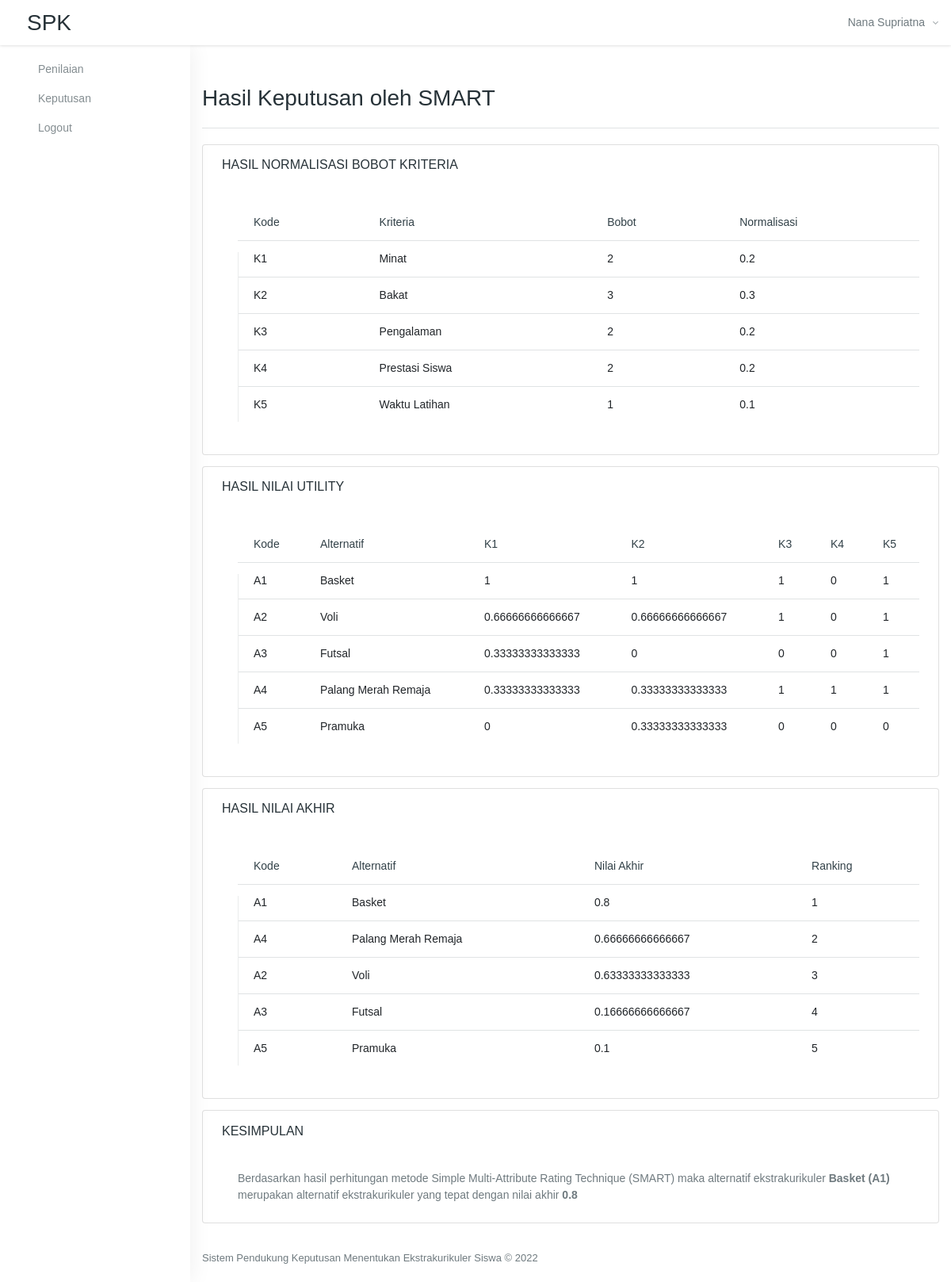
The page /keputusan/buat_keputusan (signed in) on the database its author committed.
### tables this page shows
CREATE TABLE `kriteria`  (
  `kode_kriteria` varchar(4) NOT NULL,
  `nama_kriteria` varchar(20) NOT NULL,
  `tipe` varchar(7) NOT NULL,
  `bobot` int(1) NOT NULL,
  `created_at` datetime(0) NOT NULL DEFAULT current_timestamp(0),
  PRIMARY KEY (`kode_kriteria`) USING BTREE
);

CREATE TABLE `alternatif`  (
  `kode_alternatif` varchar(16) NOT NULL,
  `nama_alternatif` varchar(255) NULL DEFAULT NULL,
  `waktu_latihan` varchar(64) NULL DEFAULT NULL,
  `prestasi` text NULL,
  `status` int(1) NULL DEFAULT 1,
  `created_at` datetime(0) NULL DEFAULT current_timestamp(0),
  `updated_at` datetime(0) NULL DEFAULT NULL ON UPDATE CURRENT_TIMESTAMP(0),
  PRIMARY KEY (`kode_alternatif`) USING BTREE
);

### core/functions.php (called while the page is built, shortened)
<?php
function view($view, $data = [])
{
    extract($data);
    require "../app/view/" . $view . ".php";
}

### app/classes/Keputusan.php (called while the page is built, shortened)
<?php
class Keputusan
{
    protected $_db;
    public function __construct()
    {
        $this->_db = new Database();
    }
    public function buat_keputusan()
    {
        $waktuAwal = microtime(true);
        $kode_pengguna = $_SESSION['nip'];
        $kriteria = $this->_db->getAll('kriteria');
        $alternatif = $this->_db->getAll('alternatif');
        $totalBobot = $this->_db->other_query("SELECT sum(bobot) as total FROM kriteria")->total;
        foreach ($kriteria as $key => $row) {
            $bobot = $this->_db->other_query("SELECT bobot FROM kriteria WHERE kode_kriteria = '$row[kode_kriteria]'")->bobot;
            $nilaiNormalisasi[$row['kode_kriteria']]['nilai'] = (float)$bobot / (float)$totalBobot;
            $nilaiNormalisasi[$row['kode_kriteria']]['kode'] = $row['kode_kriteria'];
            $nilaiNormalisasi[$row['kode_kriteria']]['kriteria'] = $row['nama_kriteria'];
            $nilaiNormalisasi[$row['kode_kriteria']]['bobot'] = $row['bobot'];
        }
        $data['normalisasi'] = $nilaiNormalisasi;
        foreach ($alternatif as $a) {
            foreach ($kriteria as $k) {
                $cout = $this->_db->other_query("SELECT * FROM penilaian WHERE kode_alternatif = '$a[kode_alternatif]' AND kode_kriteria = '$k[kode_kriteria]'");
                $cmax = $this->_db->other_query("SELECT max(nilai) as max FROM penilaian WHERE kode_kriteria = '$k[kode_kriteria]'")->max;
                $cmin = $this->_db->other_query("SELECT min(nilai) as min FROM penilaian WHERE kode_kriteria = '$k[kode_kriteria]'")->min;
                if ($k['tipe'] == 'benefit') {
                    $nilaiUtility[$a['kode_alternatif']]['kode' . $k['kode_kriteria']] = $k['kode_kriteria'];
                    $nilaiUtility[$a['kode_alternatif']]['nilai' . $k['kode_kriteria']] = ((float)$cout->nilai - (float)$cmin) / ((float)$cmax - (float)$cmin);
                } else {
                    $nilaiUtility[$a['kode_alternatif']]['kode' . $k['kode_kriteria']] = $k['kode_kriteria'];
                    $nilaiUtility[$a['kode_alternatif']]['nilai' . $k['kode_kriteria']] = ((float)$cmax - (float)$cout->nilai) / ((float)$cmax - $cmin);
                }
            }
        }
        $data['nilai_utility'] = $nilaiUtility;
        foreach ($alternatif as $alter) {
            $temp = 0;
            foreach ($kriteria as $kriter) {
                $temp += ($nilaiUtility[$alter['kode_alternatif']]['nilai' . $kriter['kode_kriteria']] * $nilaiNormalisasi[$kriter['kode_kriteria']]['nilai']);
            }
            $nilaiAkhir[$alter['kode_alternatif']]['nilai'] = $temp;
            $nilaiAkhir[$alter['kode_alternatif']]['kode'] = $alter['kode_alternatif'];
        }
        rsort($nilaiAkhir);
        $data['nilai_akhir'] = $nilaiAkhir;
        $kode_alternatif_keputusan = $nilaiAkhir[0]['kode'];
        $nilai_keputusan = $nilaiAkhir[0]['nilai'];
        $data['keputusan'] = $this->_db->other_query("SELECT * FROM alternatif WHERE kode_alternatif = '$kode_alternatif_keputusan'");
        $cek = $this->_db->other_query("SELECT nilai FROM hasil WHERE kode_pengguna = '$kode_pengguna'")->nilai;
        if($cek){
            $this->_db->edit("UPDATE hasil SET kode_alternatif = '$kode_alternatif_keputusan', nilai = '$nilai_keputusan' WHERE kode_pengguna = '$kode_pengguna'");
        }else{
            $this->_db->insert("INSERT INTO hasil (kode_pengguna, kode_alternatif, nilai) VALUES ('$kode_pengguna', '$kode_alternatif_keputusan', '$nilai_keputusan')");
        }
        $waktuAkhir = microtime(true);
		$waktuTempuh = $waktuAkhir - $waktuAwal;
		$data['waktu'] = $waktuTempuh;
        $data['kriteria'] = $kriteria;
        $data['alternatif'] = $alternatif;
        view('keputusan/hasil', $data);
    }
}

### core/router.php (called while the page is built, shortened)
<?php
class Router
{
    private $method     = 'index';
    private $params     = [];
    public function __construct()
    {
        $this->parseUri();
    }
    private function parseUri()
    {
        $uri = $_GET['uri'] ?? '';
        $uri = explode('/', trim(strtolower($uri), '/'));
        if (!empty($uri[0])) {
            unset($uri[0]);
        }
        $class = new $class;
        if (isset($uri[1])) {
            $method = $uri[1];
            if (method_exists($class, $method)) {
                $this->method = $method;
            } else {
                abort();
            }
        }
        call_user_func_array([$class, $this->method], $this->params);
    }
}

### public/index.php (called while the page is built, shortened)
<?php
new Router();

### app/classes/Database.php (called while the page is built, shortened)
<?php
class Database
{
    protected $conn;
    public function connect()
    {
        if (!$this->conn) {
            $this->conn = new mysqli(DB_HOST, DB_USER, DB_PASS, DB_NAME);
        }
    }
    function getAll($tabel)
    {
        $sql = 'SELECT * FROM ' . $tabel;
        $result = $this->conn->query($sql);
        $row = $result->fetch_all(MYSQLI_ASSOC);
        return $row;
    }
    function other_query($query, $type = 1)
    {
        $result = $this->conn->query($query);
        if ($type == 1) {
            $data = $result->fetch_object();
        } else {
            $data = $result->fetch_all(MYSQLI_ASSOC);
        }
        return $data;
    }
    function edit($sql)
    {
        $this->conn->query($sql);
        return $this->conn->affected_rows;
    }
}

### app/view/keputusan/hasil.php (the view, shortened to what this page needs)
<div class="container-fluid mt-xl-50 mt-sm-30 mt-5">
    <div class="row">
        <div class="col-md-12">
            <h3>Hasil Keputusan oleh SMART</h3>
            <hr>
            <div class="card card-lg">
                <h6 class="card-header">
                    Hasil Normalisasi Bobot Kriteria
                </h6>
                <div class="card-body">
                    <div class="user-activity">
                        <div class="media pb-0">
                            <table id="data-table" class="table">
                                <thead>
                                    <tr>
                                        <th>Kode</th>
                                        <th>Kriteria</th>
                                        <th>Bobot</th>
                                        <th>Normalisasi</th>
                                    </tr>
                                </thead>
                                <tbody>
                                    <?php foreach ($normalisasi as $row) : ?>
                                        <tr>
                                            <td><?= $row['kode'] ?></td>
                                            <td><?= $row['kriteria'] ?></td>
                                            <td><?= $row['bobot'] ?></td>
                                            <td><?= $row['nilai'] ?></td>
                                        </tr>
                                    <?php endforeach; ?>
                                </tbody>
                            </table>
                        </div>
                    </div>
                </div>
            </div>
            <div class="card card-lg">
                <h6 class="card-header">
                    Hasil Nilai Utility
                </h6>
                <div class="card-body">
                    <div class="user-activity">
                        <div class="media pb-0">
                            <table id="data-table" class="table">
                                <thead>
                                    <tr>
                                        <th>Kode</th>
                                        <th>Alternatif</th>
                                        <?php foreach ($kriteria as $ctr) : ?>
                                            <th><?= $ctr['kode_kriteria']; ?></th>
                                        <?php endforeach; ?>
                                    </tr>
                                </thead>
                                <tbody>
                                    <?php foreach ($alternatif as $row) : ?>
                                        <tr>
                                            <td><?= $row['kode_alternatif'] ?></td>
                                            <td><?= $row['nama_alternatif'] ?></td>
                                            <?php foreach ($kriteria as $c) : ?>
                                                <td><?= $nilai_utility[$row['kode_alternatif']]['nilai' . $c['kode_kriteria']]; ?></td>
                                            <?php endforeach; ?>
                                        </tr>
                                    <?php endforeach; ?>
                                </tbody>
                            </table>
                        </div>
                    </div>
                </div>
            </div>
            <div class="card card-lg">
                <h6 class="card-header">
                    Hasil Nilai Akhir
                </h6>
                <div class="card-body">
                    <div class="user-activity">
                        <div class="media pb-0">
                            <table id="data-table" class="table">
                                <thead>
                                    <tr>
                                        <th>Kode</th>
                                        <th>Alternatif</th>
                                        <th>Nilai Akhir</th>
                                        <th>Ranking</th>
                                    </tr>
                                </thead>
                                <tbody>
                                    <?php rsort($nilai_akhir); ?>
                                    <?php $count = 0; ?>
                                    <?php foreach ($alternatif as $a) : ?>
                                        <?php foreach ($alternatif as $alter) : ?>
                                            <?php if ($alter['kode_alternatif'] === $nilai_akhir[$count]['kode']) : ?>
                                                <tr>
                                                    <td><?= $nilai_akhir[$count]['kode']; ?></th>
                                                    <td><?= $alter['nama_alternatif']; ?></td>
                                                    <td><?= $nilai_akhir[$count]['nilai']; ?></td>
                                                    <td><?= $i = $count + 1; ?></td>
                                                </tr>
                                            <?php endif; ?>
                                        <?php endforeach; ?>
                                        <?php ++$count; ?>
                                    <?php endforeach; ?>
                                </tbody>
                            </table>
                        </div>
                    </div>
                </div>
            </div>
            <div class="card card-lg">
                <h6 class="card-header">
                    Kesimpulan
                </h6>
                <div class="card-body">
                    <div class="user-activity">
                        <div class="media pb-0">
                           <p>Berdasarkan hasil perhitungan metode Simple Multi-Attribute Rating Technique (SMART) maka alternatif ekstrakurikuler <strong><?= $keputusan->nama_alternatif . " (" . $keputusan->kode_alternatif . ")" ?></strong> merupakan alternatif ekstrakurikuler yang tepat dengan nilai akhir <strong><?= $nilai_akhir[0]['nilai'] ?></strong></p>
                        </div>
                    </div>
                </div>
            </div>
        </div>
    </div>
</div>

### rows shown on the page
kriteria: kode_kriteria "K1", nama_kriteria "Minat", bobot "2", nilai "0.2"
kriteria: kode_kriteria "K2", nama_kriteria "Bakat", bobot "3", nilai "0.3"
kriteria: kode_kriteria "K3", nama_kriteria "Pengalaman", bobot "2", nilai "0.2"
kriteria: kode_kriteria "K4", nama_kriteria "Prestasi Siswa", bobot "2", nilai "0.2"
kriteria: kode_kriteria "K5", nama_kriteria "Waktu Latihan", bobot "1", nilai "0.1"
alternatif: kode_alternatif "A1", nama_alternatif "Basket", kode_alternatif.kode_kriteria "1", kode_alternatif.kode_kriteria "0", kode "A1", nilai "0.8", count "1"
alternatif: kode_alternatif "A2", nama_alternatif "Voli", kode_alternatif.kode_kriteria "0.66666666666667", kode_alternatif.kode_kriteria "1", kode_alternatif.kode_kriteria "0", kode "A2", nilai "0.63333333333333", count "3"
alternatif: kode_alternatif "A3", nama_alternatif "Futsal", kode_alternatif.kode_kriteria "0.33333333333333", kode_alternatif.kode_kriteria "0", kode_alternatif.kode_kriteria "1", kode "A3", nilai "0.16666666666667", count "4"
alternatif: kode_alternatif "A4", nama_alternatif "Palang Merah Remaja", kode_alternatif.kode_kriteria "0.33333333333333", kode_alternatif.kode_kriteria "1", kode "A4", nilai "0.66666666666667", count "2"
alternatif: kode_alternatif "A5", nama_alternatif "Pramuka", kode_alternatif.kode_kriteria "0", kode_alternatif.kode_kriteria "0.33333333333333", kode "A5", nilai "0.1", count "5"

### other values the page prints
session_get('nama') "Nana Supriatna"
$nilai_akhir[0]['nilai'] "0.8"
